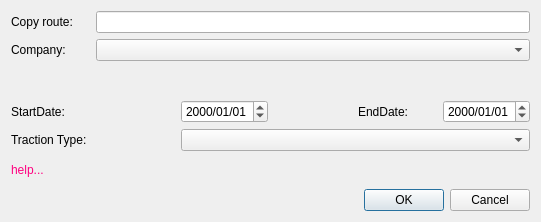
<?xml version="1.0" encoding="UTF-8"?>
<ui version="4.0">
 <class>DialogCopyRoute</class>
 <widget class="QDialog" name="DialogCopyRoute">
  <property name="geometry">
   <rect>
    <x>0</x>
    <y>0</y>
    <width>541</width>
    <height>222</height>
   </rect>
  </property>
  <property name="windowTitle">
   <string>Copy Route</string>
  </property>
  <layout class="QGridLayout" name="gridLayout">
   <item row="7" column="3" colspan="3">
    <widget class="QDialogButtonBox" name="buttonBox">
     <property name="orientation">
      <enum>Qt::Orientation::Horizontal</enum>
     </property>
     <property name="standardButtons">
      <set>QDialogButtonBox::StandardButton::Cancel|QDialogButtonBox::StandardButton::Ok</set>
     </property>
    </widget>
   </item>
   <item row="5" column="2" colspan="4">
    <widget class="QComboBox" name="cbTractionType"/>
   </item>
   <item row="4" column="0" colspan="2">
    <widget class="QLabel" name="label_3">
     <property name="text">
      <string>StartDate:</string>
     </property>
    </widget>
   </item>
   <item row="2" column="0">
    <widget class="QLabel" name="label_2">
     <property name="text">
      <string>Company:</string>
     </property>
    </widget>
   </item>
   <item row="3" column="0" colspan="6">
    <widget class="RouteNameWidget" name="rnw" native="true"/>
   </item>
   <item row="5" column="0" colspan="2">
    <widget class="QLabel" name="label_6">
     <property name="text">
      <string>Traction Type:</string>
     </property>
    </widget>
   </item>
   <item row="4" column="4">
    <widget class="QLabel" name="label_4">
     <property name="text">
      <string>EndDate:</string>
     </property>
    </widget>
   </item>
   <item row="6" column="0" colspan="6">
    <widget class="QLabel" name="lblHelp">
     <property name="palette">
      <palette>
       <active>
        <colorrole role="WindowText">
         <brush brushstyle="SolidPattern">
          <color alpha="255">
           <red>255</red>
           <green>0</green>
           <blue>127</blue>
          </color>
         </brush>
        </colorrole>
       </active>
       <inactive>
        <colorrole role="WindowText">
         <brush brushstyle="SolidPattern">
          <color alpha="255">
           <red>255</red>
           <green>0</green>
           <blue>127</blue>
          </color>
         </brush>
        </colorrole>
       </inactive>
       <disabled>
        <colorrole role="WindowText">
         <brush brushstyle="SolidPattern">
          <color alpha="255">
           <red>159</red>
           <green>158</green>
           <blue>158</blue>
          </color>
         </brush>
        </colorrole>
       </disabled>
      </palette>
     </property>
     <property name="text">
      <string>help...</string>
     </property>
    </widget>
   </item>
   <item row="2" column="1" colspan="5">
    <widget class="QComboBox" name="cbCompany"/>
   </item>
   <item row="4" column="5">
    <widget class="QDateEdit" name="dateEnd">
     <property name="displayFormat">
      <string>yyyy/MM/dd</string>
     </property>
    </widget>
   </item>
   <item row="1" column="0">
    <widget class="QLabel" name="label">
     <property name="text">
      <string>Copy route:</string>
     </property>
    </widget>
   </item>
   <item row="4" column="2">
    <widget class="QDateEdit" name="dateStart">
     <property name="displayFormat">
      <string>yyyy/MM/dd</string>
     </property>
    </widget>
   </item>
   <item row="1" column="1" colspan="5">
    <widget class="QLineEdit" name="txtRouteName"/>
   </item>
  </layout>
 </widget>
 <customwidgets>
  <customwidget>
   <class>RouteNameWidget</class>
   <extends>QWidget</extends>
   <header>routenamewidget.h</header>
   <container>1</container>
  </customwidget>
 </customwidgets>
 <resources/>
 <connections>
  <connection>
   <sender>buttonBox</sender>
   <signal>accepted()</signal>
   <receiver>DialogCopyRoute</receiver>
   <slot>accept()</slot>
   <hints>
    <hint type="sourcelabel">
     <x>248</x>
     <y>254</y>
    </hint>
    <hint type="destinationlabel">
     <x>157</x>
     <y>274</y>
    </hint>
   </hints>
  </connection>
  <connection>
   <sender>buttonBox</sender>
   <signal>rejected()</signal>
   <receiver>DialogCopyRoute</receiver>
   <slot>reject()</slot>
   <hints>
    <hint type="sourcelabel">
     <x>316</x>
     <y>260</y>
    </hint>
    <hint type="destinationlabel">
     <x>286</x>
     <y>274</y>
    </hint>
   </hints>
  </connection>
 </connections>
</ui>
